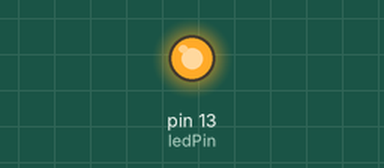
A sketch run on a simulated Arduino Uno, built with avr-gcc and run on an emulated ATmega328P. Parts: output pins drawn as LEDs (lit = HIGH).

Above: at 0.3 s.
At 6.1 s:
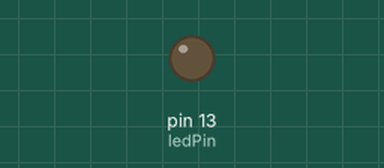
Timing chart, 0 to 9.4 s (numbered marks = the images above):
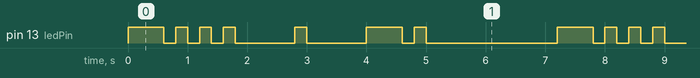

The sketch:

Blink_Ben.ino
```cpp
const int ledPin = 13;
const int timeUnit = 200;

void blinkDot() {
  digitalWrite(ledPin, HIGH);
  delay(timeUnit);
  digitalWrite(ledPin, LOW);
  delay(timeUnit);
}

void blinkDash() {
  digitalWrite(ledPin, HIGH);
  delay(3 * timeUnit);
  digitalWrite(ledPin, LOW);
  delay(timeUnit);
}

void letterGap() {
  delay(4 * timeUnit);
}

void wordGap() {
  delay(10 * timeUnit);
}

void blinkLetterB() {
  blinkDash();
  blinkDot();
  blinkDot();
  blinkDot();
}

void blinkLetterE() {
  blinkDot();
}

void blinkLetterN() {
  blinkDash();
  blinkDot();
}

void setup() {
  pinMode(ledPin, OUTPUT);
}

void loop() {
  blinkLetterB();
  letterGap();
  blinkLetterE();
  letterGap();
  blinkLetterN();
  wordGap();
}
```

Measured:
- by itself, pin 13 (ledPin): repeats every 7.2 s: 3 × (LOW 0.20 s, HIGH 0.20 s), LOW 1.0 s, HIGH 0.20 s, LOW 1.0 s, HIGH 0.60 s, LOW 0.20 s, HIGH 0.20 s, LOW 2.2 s, HIGH 0.60 s
- by itself, everything shown: repeats every 7.2 s, in 14 steps
